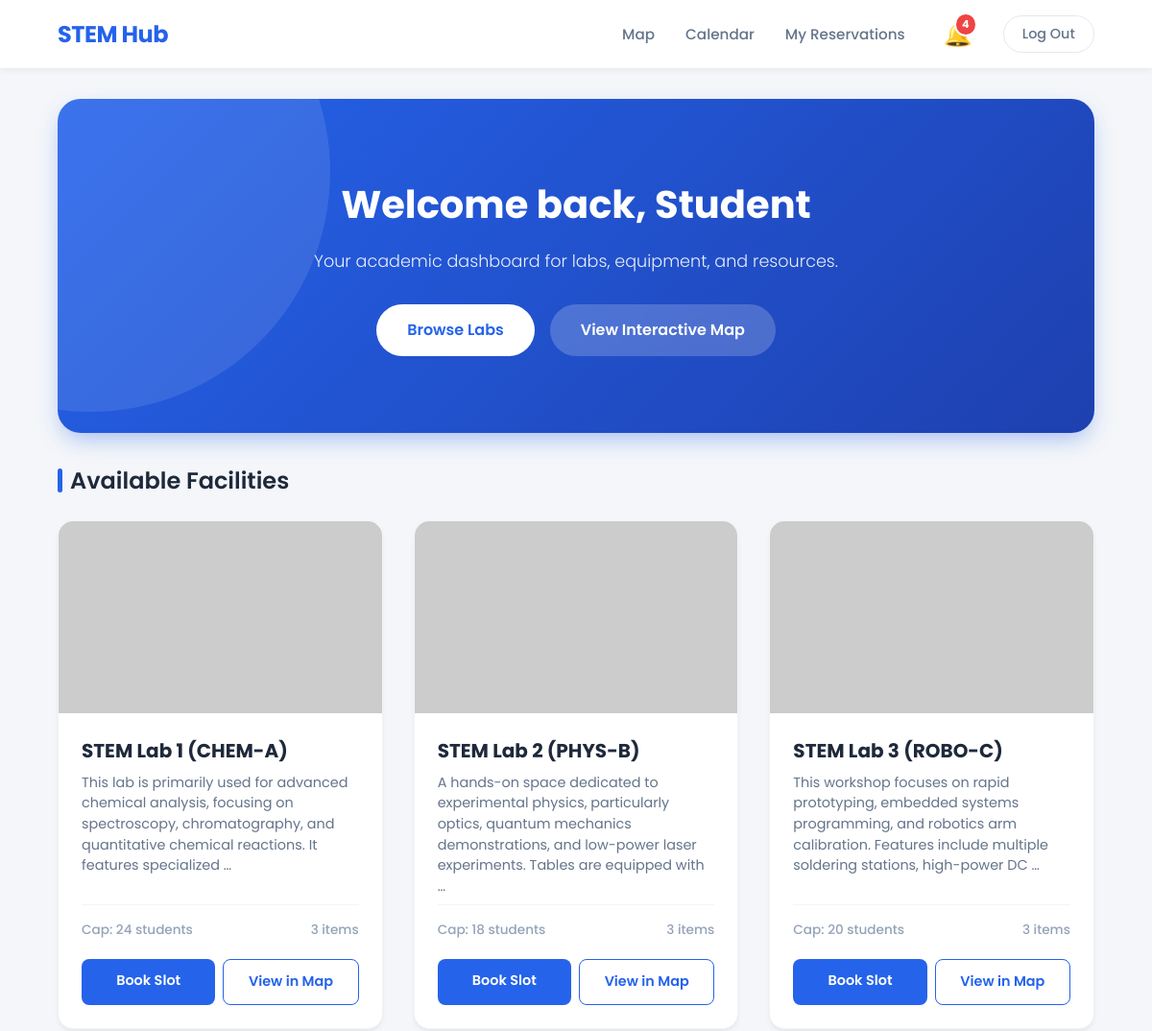
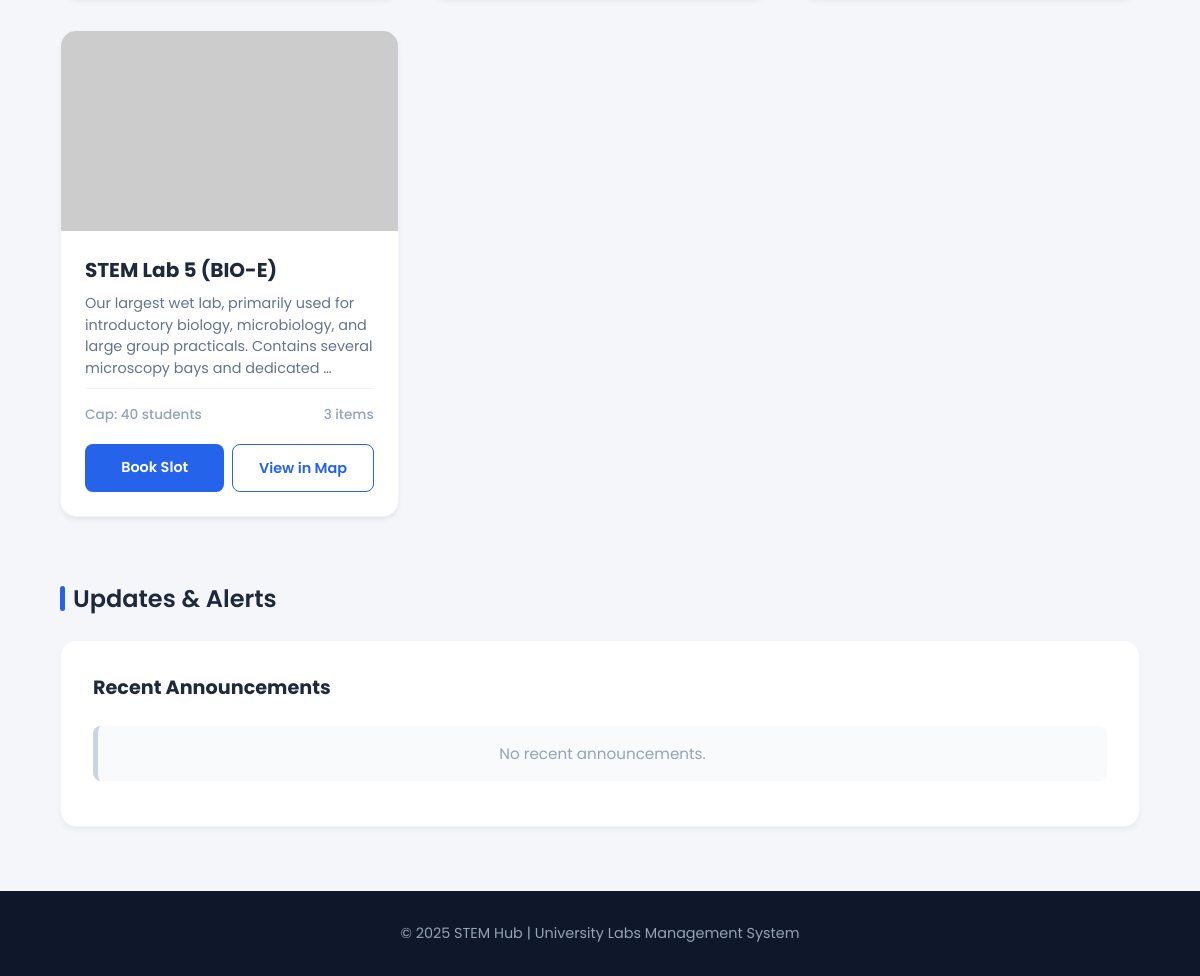
Page / (signed in) on the committed database (2 pictures, top to bottom).
### labs/models.py (models this page shows, shortened)
class Lab(models.Model):
    name = models.CharField(max_length=200)
    slug = models.SlugField(unique=True)
    capacity = models.PositiveIntegerField()
    description = models.TextField()
    map_svg_id = models.CharField(max_length=50, unique=True, help_text="Matches ID in Figma SVG")
    is_active = models.BooleanField(default=True)
    safety_guidelines = models.TextField()

### CORE/views.py (the view)
# urls.py: path('', root_views.home_redirect_view, name='home'),
@login_required
def home_redirect_view(request):
    labs = Lab.objects.filter(is_active=True)
    recent_announcements = Notification.objects.filter(
        recipient=request.user,
        category='announcement'
    ).order_by('-created_at')[:5]
    context = {
        'labs': labs,
        'recent_notifications': recent_announcements,
    }
    return render(request, 'base.html', context)

### notifications/context_processors.py (called while the page is built)
def user_notifications(request):
    if request.user.is_authenticated:
        notifs = Notification.objects.filter(recipient=request.user, is_read=False)
        return {
            'notifications_list': notifs,
            'unread_count': notifs.count()
        }
    return {}

### CORE/templates/base.html (shortened to what this page needs)
<!DOCTYPE html>
<html lang="en">
<head>
</head>
<body>
  <header>
    <div class="header-content">
        <h1><a href="/">STEM Hub</a></h1>
        <nav>
          <a href="{% url 'labs:index' %}">Map</a>
          <a href="{% url 'reservations:timetable' %}">Calendar</a>
          {% if not user.is_staff and not user.is_superuser %}
              <a href="{% url 'reservations:my_reservations' %}">My Reservations</a>
          {% endif %}
          {% if user.is_authenticated %}
          <div class="notif-container" onclick="toggleNotif()">
            <span class="bell-icon">🔔</span>
            {% if unread_count > 0 %}
                <span class="badge">{{ unread_count }}</span>
            {% endif %}
          </div>
          {% endif %}
          <a href="{% url 'logout' %}" class="logout-btn">Log Out</a>
        </nav>
    </div>
  </header>
  <section class="hero">
    <h1>Welcome back,
        {% with user.first_name|default:"" as name %}
            {% if name %}
                {{ name }}
            {% elif user.is_staff or user.is_superuser %}
                Admin
            {% else %}
                Student
            {% endif %}
        {% endwith %}
    </h1>
    <p>Your academic dashboard for labs, equipment, and resources.</p>
    <div class="hero-buttons">
      <button class="view-labs" onclick="scrollToLabs()">Browse Labs</button>
      <a href="{% url 'labs:index' %}" class="reserve-now">View Interactive Map</a>
    </div>
  </section>
  <div class="section-title">Available Facilities</div>
  <section class="labs" id="labs">
    {% if labs %}
        {% for lab in labs %}
            {% if lab.is_active %}
                <div class="lab-card">
                    {% if lab.image %}
                        <img src="{{ lab.image.url }}" alt="{{ lab.name }}">
                    {% else %}
                        <img src="https://placehold.co/600x400/2563eb/FFF?text={{ lab.name|urlencode }}" alt="{{ lab.name }}">
                    {% endif %}
                    <div class="content">
                        <h3>{{ lab.name }}</h3>
                        <p>{{ lab.description|truncatewords:20 }}</p>
                        <div class="lab-meta">
                            <span>Cap: {{ lab.capacity }} students</span>
                            <span>{{ lab.equipment.count|default:"0" }} items</span>
                        </div>
                        <div class="lab-actions">
                            <a href="{% url 'reservations:make_reservation' lab_id=lab.id %}" class="btn-book">Book Slot</a>
                            <a href="{% url 'labs:index' %}" class="btn-map">View in Map</a>
                        </div>
                    </div>
                </div>
            {% endif %}
        {% endfor %}
    {% else %}
        <div style="grid-column: 1/-1; text-align: center; color: #64748b; padding: 2rem;">
            <p>No available labs found.</p>
        </div>
    {% endif %}
  </section>
  <div class="section-title">Updates & Alerts</div>
  <section class="notifications-wrapper">
    <div class="notifications">
      <h2>Recent Announcements</h2>
      <ul id="notifications-list">
        {% if recent_notifications %}
            {% for note in recent_notifications %}
                <li class="update-item {{ note.notification_type }}">
                    {% if note.notification_type == 'success' %}
                        <span>✅</span>
                    {% elif note.notification_type == 'warning' %}
                        <span>⚠️</span>
                    {% else %}
                        <span>📢</span>
                    {% endif %}
                    <span>{{ note.message }}</span>
                    <span class="update-date">{{ note.created_at|date:"M d" }}</span>
                </li>
            {% endfor %}
        {% else %}
            <li class="update-item" style="border-left-color: #cbd5e1; justify-content: center; color: #94a3b8;">
                No recent announcements.
            </li>
        {% endif %}
      </ul>
    </div>
  </section>
  <footer>
    <p>© 2025 STEM Hub | University Labs Management System</p>
  </footer>
</body>
</html>

### rows in the picture
Lab: is_active True (drawn), name "STEM Lab 1 (CHEM-A)", description "This lab is primarily used for advanced chemical analysis, focusing on spectroscopy, chromatography, and quantitative chemical reactions. It features specialized …", capacity "24", equipment.count "3"
Lab: is_active True (drawn), name "STEM Lab 2 (PHYS-B)", description "A hands-on space dedicated to experimental physics, particularly optics, quantum mechanics demonstrations, and low-power laser experiments. Tables are equipped with …", capacity "18", equipment.count "3"
Lab: is_active True (drawn), name "STEM Lab 3 (ROBO-C)", description "This workshop focuses on rapid prototyping, embedded systems programming, and robotics arm calibration. Features include multiple soldering stations, high-power DC …", capacity "20", equipment.count "3"
Lab: is_active True (drawn), name "STEM Lab 5 (BIO-E)", description "Our largest wet lab, primarily used for introductory biology, microbiology, and large group practicals. Contains several microscopy bays and dedicated …", capacity "40", equipment.count "3"

### other values in the picture
{{ unread_count }} "4"
